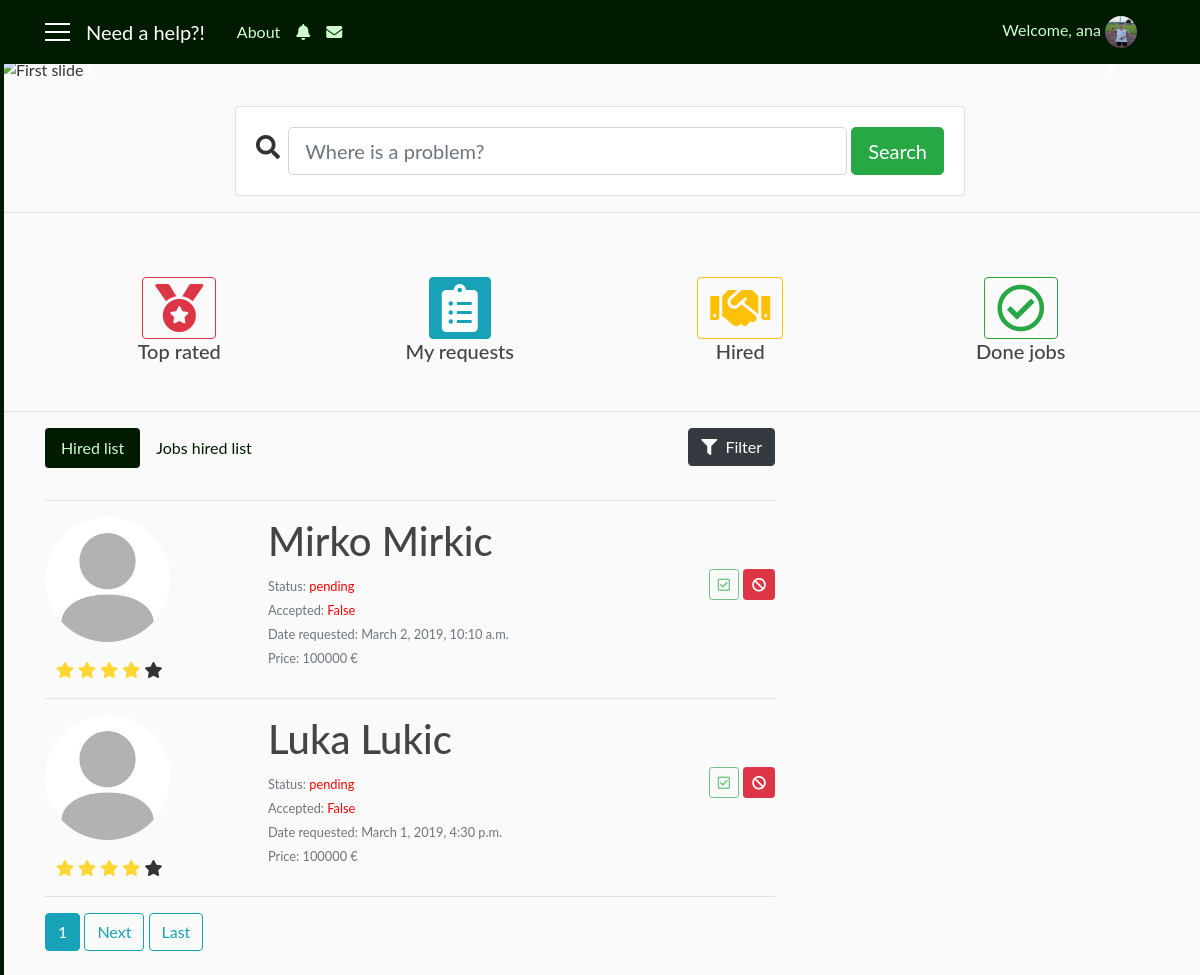
The page /hired_user/1 (signed in) on the database its author committed.
### user/models.py (models this page shows, shortened)
class Profile(models.Model):
    user = models.OneToOneField(User, on_delete=models.CASCADE)
    gender = models.CharField(max_length=10, choices=GENDER, default='male')
    address = models.CharField(max_length=30, blank=True)
    birth_date = models.DateField(null=True, blank=True)
    phone_number = models.CharField(max_length=100, blank=True)
    costs = models.IntegerField(default=100)
    role = models.CharField(max_length=15, choices=ROLES, default='client')
    profession = models.CharField(max_length=250, choices=PROFESSION, default='Other')
    knowledges = models.TextField(max_length=1000, blank=True)
    photo = models.ImageField(default='default_user.jpg', upload_to='profile_user')

class Hire(models.Model):
    user = models.ForeignKey(User, on_delete=models.CASCADE)
    repairman = models.IntegerField()
    status = models.CharField(max_length=100, default='pending')
    accepted = models.BooleanField(default=False)
    date = models.DateTimeField(auto_now_add=True)

### need_a_help_app/views.py (the view)
# urls.py: path('hired_user/<int:pk>', views.HiredListView.as_view(), name='hired_user'),
class HiredListView(LoginRequiredMixin, ListView):
    model = Hire
    template_name = 'need_a_help_app/hired_user.html'
    context_object_name = 'hir'
    paginate_by = 2
    def get_queryset(self):
        user = get_object_or_404(User, pk=self.kwargs.get('pk'))
        return Hire.objects.filter(user=user).order_by('-date')
    def get_context_data(self, **kwargs):
        context_data = super(HiredListView, self).get_context_data(**kwargs)
        users = User.objects.all()
        job = JobHire.objects.order_by('-date_hired')
        context_data['us'] = users
        context_data['job'] = job
        return context_data

### need_a_help_app/templates/need_a_help_app/hired_user.html (shortened to what this page needs)
{% extends 'need_a_help_app/base.html' %}
{% block content %}
   <div class="row">
    <div class="col-sm-8">
        <ul class="nav nav-pills mb-3" id="pills-tab" role="tablist">
        <li class="nav-item">
          <a class="nav-link active hire" id="pills-list-tab" data-toggle="pill" href="#pills-list" role="tab" aria-controls="pills-list" aria-selected="true">Hired list</a>
        </li>
        <li class="nav-item">
          <a class="nav-link hire" id="pills-jobs-tab" data-toggle="pill" href="#pills-jobs" role="tab" aria-controls="pills-jobs" aria-selected="false">Jobs hired list</a>
        </li>
      </ul>
    </div>
    <div class="col-sm-4" align="right">
        <button type="button" class="btn btn-dark" data-toggle="modal" data-target="#filter"><i class="fas fa-filter"></i>&nbsp Filter</button>
    </div>
   </div>
   <hr width="100%">
    <div class="tab-content" id="pills-tabContent">
      <div class="tab-pane fade show active" id="pills-list" role="tabpanel" aria-labelledby="pills-list-tab">
        {% if hir %}
           {% for i in hir %}
                <div class="row">
                    <div class="col-sm-3">
                        {% for j in us %}
                            {% if j.id == i.repairman %}
                                <a href="{% url 'info' j.id %}">
                                    <img class="rounded-circle account-img" src="{{ j.profile.photo.url }}">
                                </a>
                            {% endif %}
                        {% endfor %}
                        <div class="row">
                            <div class="col-sm-10" align="center">
                                <i class="fas fa-star" style="color: #ffd633" aria-hidden="true"></i>
                                <i class="fas fa-star" style="color: #ffd633" aria-hidden="true"></i>
                                <i class="fas fa-star" style="color: #ffd633" aria-hidden="true"></i>
                                <i class="fas fa-star" style="color: #ffd633" aria-hidden="true"></i>
                                <i class="fas fa-star" aria-hidden="true"></i>
                            </div>
                        </div>
                    </div>
                    <div class="col-sm-7 pl-5">
                        {% for j in us %}
                            {% if j.id == i.repairman %}
                                <h1>{{ j.first_name }} {{ j.last_name }}</h1>
                            {% endif %}
                        {% endfor %}
                        {% if i.status == 'pending' %}
                            <small class="text-secondary text-muted">Status: <span style="color: red">{{ i.status }}</span></small><br>
                        {% else %}
                            <small class="text-secondary text-muted">Status: <span style="color: green">{{ i.status }}</span></small><br>
                        {% endif %}
                        {% if not i.accepted %}
                            <small class="text-secondary text-muted">Accepted: <span style="color: red">{{ i.accepted }}</span></small><br>
                        {% else %}
                            <small class="text-secondary text-muted">Accepted: <span style="color: green">{{ i.accepted }}</span></small><br>
                        {% endif %}
                        <small class="text-secondary text-muted">Date requested: {{ i.date }}</small><br>
                        <small class="text-secondary text-muted">Price: 100000 €</small><br>
                    </div>
                    <div class="col-sm-2 pt-5" align="right">
                        {% if i.status == 'pending' %}
                            <a href="#" class="btn btn-outline-success btn-sm mt-1 mb-1 disabled"><i class="far fa-check-square"></i></a>
                            <a href="{% url 'client_repairman_job_delete' user.id i.repairman user.id 'l' %}" class="btn btn-danger btn-sm mt-1 mb-1"><i class="fa fa-ban" aria-hidden="true"></i></a>
                        {% else %}
                            <button type="button" class="btn btn-outline-success btn-sm mt-1 mb-1" data-toggle="modal" data-target="#done_job"><i class="far fa-check-square"></i></button>
                            <a href="#" class="btn btn-danger btn-sm mt-1 mb-1 disabled"><i class="fa fa-ban" aria-hidden="true"></i></a>
                        {% endif %}
                    </div>
                </div>
                <hr width="100%">
           {% endfor %}
       {% else %}
        <h3 class="text-secondary text-muted" align="center">No results</h3>
       {% endif %}
        {% if is_paginated %}
            {% for i in page_obj.paginator.page_range %}
                {% if page_obj.number == i %}
                    <a class="btn btn-info mb-4" href="?page={{ i }}">{{ i }}</a>
                {% elif num > page_obj.number|add:'-3' and num < page_obj.number|add:'3' %}
                    <a class="btn btn-outline-info mb-4" href="?page={{ i }}">{{ i }}</a>
                {% endif %}
            {% endfor %}
            {% if page_obj.has_next %}
                <a class="btn btn-outline-info mb-4" href="?page={{ page_obj.next_page_number }}">Next</a>
                <a class="btn btn-outline-info mb-4" href="?page={{ page_obj.paginator.num_pages }}">Last</a>
            {% endif %}
        {% endif %}
      </div>
    </div>
{% endblock %}

### need_a_help_app/templates/need_a_help_app/base.html (shortened to what this page needs)
{% load static %}
<!DOCTYPE html>
<html>
    <head>
        <link rel="stylesheet" href="https://maxcdn.bootstrapcdn.com/bootstrap/4.0.0/css/bootstrap.min.css">
        <link rel="stylesheet" href="https://use.fontawesome.com/releases/v5.7.2/css/all.css">
        <link rel="stylesheet" type="text/css" href="{% static 'need_a_help_app/style.css' %}">
    </head>
    <body>
      <div id="wrapper">
          {% if user.is_authenticated and user.profile.role == 'client' %}
            <div id="sidebar-wrapper">
                <ul class="sidebar-nav">
                    <div class="list-group pt-2">
                      <a class="list-group-item sb" href="{% url 'main' %}">&nbsp; Home</a>
                      <a class="list-group-item sb" href="#">&nbsp; Messages</a>
                      <a class="list-group-item sb" href="{% url 'profile' user.id %}">&nbsp; Settings</a>
                      <a class="list-group-item sb" href="{% url 'favorites' %}">&nbsp; My favourites</a>
                    </div>
                </ul>
            </div>
          {% endif %}
          <header class="site-header">
            <nav class="navbar navbar-expand-md navbar-dark bg-steel fixed-top">
              <div class="container">
                {% if user.is_authenticated %}
                  <a href='#' id='menu-toggle'><div class='menu-icon'></div>
                                  <div class='menu-icon'></div>
                                  <div class='menu-icon'></div></a>
                  <a class="navbar-brand mr-4 ml-3" href="{% url 'main' %}">Need a help?!</a>
                {% else %}
                  <a class="navbar-brand mr-4" href="#">Need a help?!</a>
                {% endif %}
                <div class="collapse navbar-collapse" id="navbarToggle">
                  <div class="navbar-nav mr-auto">
                    <a class="nav-item nav-link" href="{% url 'home' %}">About</a>
                    {% if user.is_authenticated %}
                      <i class="nav-item nav-link fas fa-bell mt-1"></i>
                      <i class="nav-item nav-link fas fa-envelope mt-1"></i>
                    {% endif %}
                  </div>
                  <div class="navbar-nav">
                    {% if user.is_authenticated %}
                      <span class="nav-item nav-link">Welcome, {{ user.username }}
                        <img class="rounded-circle navbar-img popOver" data-title="Logged in as {{ user.profile.role }}" data-content="
                            <a class='list-group-item sb' href='{% url 'info' user.id %}'><i class='fa fa-user fa-fw' aria-hidden='true'></i>&nbsp; My profile</a>
                            <a class='list-group-item sb' href='{% url 'logout' %}'><i class='fas fa-power-off'></i>&nbsp Logout</a>" data-placement="bottom" data-html="true" data-toggle="popover" data-container="body" data-trigger="click" src="{{ user.profile.photo.url }}">
                      </span>
                    {% else %}
                      <a class="nav-item nav-link" href="{% url 'login' %}">Login</a>
                      <a class="nav-item nav-link" href="{% url 'register' %}">Register</a>
                    {% endif %}
                  </div>
                </div>
              </div>
            </nav>
          </header>
          <div id="page-content-wrapper">
            {% if user.is_authenticated and user.profile.role == 'client' %}
              {% block app_client %}
                <div id="carouselExampleIndicators" class="carousel slide" data-ride="carousel">
                  <ol class="carousel-indicators">
                  </ol>
                  <div class="carousel-inner">
                        <div class="carousel-item active">
                            <img class="slide-img" src="https://www.bing.com/th?id=OIP.GdOM_bEhNhmrmAG4XTVTiQHaE8&pid=Api" alt="First slide">
                        </div>
                  </div>
                  <a class="carousel-control-prev" href="#carouselExampleIndicators" role="button" data-slide="prev">
                    <span class="carousel-control-prev-icon" aria-hidden="true"></span>
                  </a>
                  <a class="carousel-control-next" href="#carouselExampleIndicators" role="button" data-slide="next">
                    <span class="carousel-control-next-icon" aria-hidden="true"></span>
                  </a>
                </div>
                <div class="container pt-4">
                    <div class="row justify-content-center">
                        <div class="col-12 col-md-10 col-lg-8">
                            <form class="card card-sm" action="{% url 'search' %}" method="GET">
                                <div class="card-body row no-gutters align-items-center">
                                    <div class="col-auto">
                                        <i class="fas fa-search h4 text-body"></i>&nbsp&nbsp
                                    </div>
                                    <div class="col">
                                        <input class="form-control form-control-lg form-control-borderless" name="q" type="text" placeholder="Where is a problem?">
                                    </div>
                                    <div class="col-auto">
                                        &nbsp<button class="btn btn-lg btn-success" type="submit">Search</button>
                                    </div>
                                </div>
                            </form>
                        </div>
                    </div>
                </div>
                <hr width="100%">
                <br/>
                <div class="container p-4">
                    <div class="row" align="center">
                        <div class="col-sm-3">
                            <a href="#" class="btn btn-outline-danger"><i class="fas fa-medal fa-3x"></i></a>
                        </div>
                        <div class="col-sm-3">
                            <a href="{% url 'requests_user' user.id %}" class="btn btn-info"><i class="fas fa-clipboard-list fa-3x"></i></a>
                        </div>
                        <div class="col-sm-3">
                            <a href="{% url 'hired_user' user.id %}" class="btn btn-outline-warning"><i class="fas fa-handshake fa-3x"></i></a>
                        </div>
                        <div class="col-sm-3">
                            <a href="#" class="btn btn-outline-success"><i class="far fa-check-circle fa-3x"></i></a>
                        </div>
                    </div>
                    <div class="row" align="center">
                        <div class="col-sm-3">
                            <h5>Top rated</h5>
                        </div>
                        <div class="col-sm-3">
                            <h5>My requests</h5>
                        </div>
                        <div class="col-sm-3">
                            <h5>Hired</h5>
                        </div>
                        <div class="col-sm-3">
                            <h5>Done jobs</h5>
                        </div>
                    </div>
                </div>
                <hr width="100%">
              {% endblock %}
            {% endif %}
            <main role="main" class="container">
              <div class="row">
                <div class="col-sm-8">
                  {% block content %}{% endblock %}
                </div>
              </div>
            </main>
          </div>
    </div>
    </body>
</html>

### need_a_help_app/static/need_a_help_app/style.css (style rules this page uses)
body { background: #fafafa; color: #333333; margin-top: 56px; font-family: 'Lato'; }
h1, h2, h3, h4, h5, h6 { color: #444444; }
ul { margin: 0; }
.bg-steel { background-color: #001a00; }
.site-header .navbar-nav .nav-link { color: #ccffcc; }
.account-img { height: 125px; width: 125px; margin-right: 20px; margin-bottom: 16px; }
.navbar-img { height: 32px; width: 32px; margin-right: 10px; }
.carousel-inner .slide-img { width: 100%; height:250px; z-index: 1; position: relative; }
.menu-icon { width: 25px; height: 2px; background-color: white; margin: 6px 0; }
.sidebar-nav { padding-left: 0px; color: black; }
#sidebar-wrapper { z-index: 1; position: fixed; width: 0; height: 100%; overflow-y: hidden; background-color: #001a00; border: 2px solid #001a00; }
#page-content-wrapper { width: 100%; position: static; padding: 0; }
.sb { background-color: #001a00; color: #ccffcc; opacity: 0.9; }
.hire { color: #001a00; }
#pills-list-tab.active, #pills-jobs-tab.active, #pills-job-tab.active, #pills-req-tab.active { background-color: #001a00; color: #ccffcc; }

### rows shown on the page
Hire: status "pending", accepted "False", date "March 2, 2019, 10:10 a.m."
Hire: status "pending", accepted "False", date "March 1, 2019, 4:30 p.m."

### other values the page prints
{{ user.username }} "ana"
{{ j.first_name }} "Mirko"
{{ j.last_name }} "Mirkic"
{{ j.first_name }} "Luka"
{{ j.last_name }} "Lukic"
{{ i }} "1"
